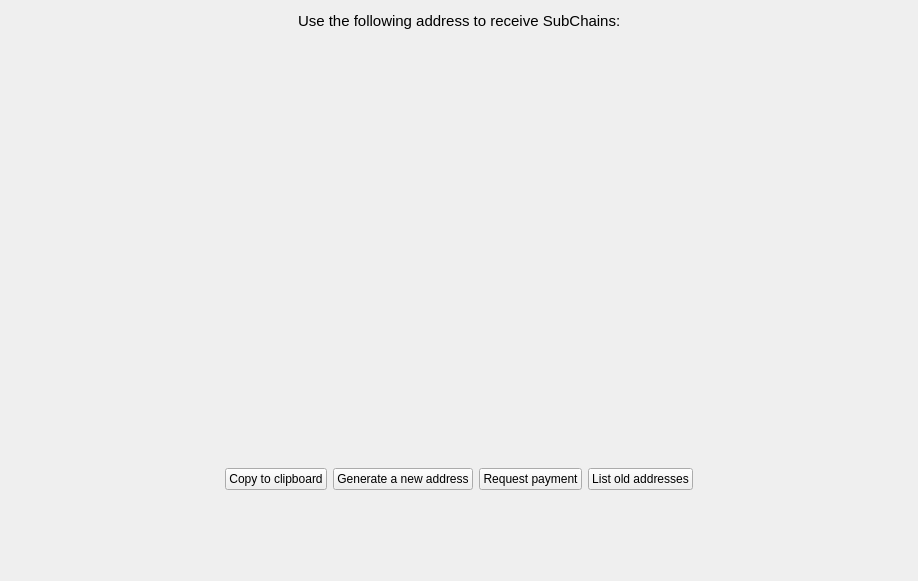
<?xml version="1.0" encoding="UTF-8"?>
<ui version="4.0">
 <class>getAddressToReceive</class>
 <widget class="QWidget" name="getAddressToReceive">
  <property name="windowModality">
   <enum>Qt::NonModal</enum>
  </property>
  <property name="geometry">
   <rect>
    <x>0</x>
    <y>0</y>
    <width>918</width>
    <height>581</height>
   </rect>
  </property>
  <property name="sizePolicy">
   <sizepolicy hsizetype="MinimumExpanding" vsizetype="MinimumExpanding">
    <horstretch>0</horstretch>
    <verstretch>0</verstretch>
   </sizepolicy>
  </property>
  <property name="windowTitle">
   <string>Form</string>
  </property>
  <layout class="QGridLayout" name="gridLayout">
   <item row="0" column="0">
    <layout class="QVBoxLayout" name="verticalLayout">
     <property name="sizeConstraint">
      <enum>QLayout::SetNoConstraint</enum>
     </property>
     <item>
      <layout class="QHBoxLayout" name="horizontalLayout">
       <item>
        <spacer name="horizontalSpacer">
         <property name="orientation">
          <enum>Qt::Horizontal</enum>
         </property>
         <property name="sizeHint" stdset="0">
          <size>
           <width>40</width>
           <height>20</height>
          </size>
         </property>
        </spacer>
       </item>
       <item>
        <widget class="QLabel" name="label">
         <property name="font">
          <font>
           <pointsize>11</pointsize>
          </font>
         </property>
         <property name="text">
          <string>Use the following address to receive SubChains:</string>
         </property>
        </widget>
       </item>
       <item>
        <spacer name="horizontalSpacer_2">
         <property name="orientation">
          <enum>Qt::Horizontal</enum>
         </property>
         <property name="sizeHint" stdset="0">
          <size>
           <width>40</width>
           <height>20</height>
          </size>
         </property>
        </spacer>
       </item>
      </layout>
     </item>
     <item>
      <spacer name="verticalSpacer">
       <property name="orientation">
        <enum>Qt::Vertical</enum>
       </property>
       <property name="sizeType">
        <enum>QSizePolicy::Maximum</enum>
       </property>
       <property name="sizeHint" stdset="0">
        <size>
         <width>20</width>
         <height>40</height>
        </size>
       </property>
      </spacer>
     </item>
     <item>
      <spacer name="verticalSpacer_2">
       <property name="orientation">
        <enum>Qt::Vertical</enum>
       </property>
       <property name="sizeHint" stdset="0">
        <size>
         <width>20</width>
         <height>40</height>
        </size>
       </property>
      </spacer>
     </item>
     <item>
      <layout class="QHBoxLayout" name="horizontalLayout_8">
       <item>
        <spacer name="horizontalSpacer_4">
         <property name="orientation">
          <enum>Qt::Horizontal</enum>
         </property>
         <property name="sizeHint" stdset="0">
          <size>
           <width>40</width>
           <height>20</height>
          </size>
         </property>
        </spacer>
       </item>
       <item>
        <layout class="QHBoxLayout" name="horizontalLayout_2">
         <item>
          <spacer name="horizontalSpacer_16">
           <property name="orientation">
            <enum>Qt::Horizontal</enum>
           </property>
           <property name="sizeHint" stdset="0">
            <size>
             <width>40</width>
             <height>20</height>
            </size>
           </property>
          </spacer>
         </item>
         <item>
          <layout class="QVBoxLayout" name="verticalLayout_3">
           <item>
            <widget class="QRImageWidget" name="lblQRCode">
             <property name="sizePolicy">
              <sizepolicy hsizetype="Expanding" vsizetype="Fixed">
               <horstretch>0</horstretch>
               <verstretch>0</verstretch>
              </sizepolicy>
             </property>
             <property name="minimumSize">
              <size>
               <width>300</width>
               <height>320</height>
              </size>
             </property>
             <property name="toolTip">
              <string>QR Code</string>
             </property>
             <property name="styleSheet">
              <string notr="true"/>
             </property>
             <property name="textFormat">
              <enum>Qt::PlainText</enum>
             </property>
             <property name="alignment">
              <set>Qt::AlignCenter</set>
             </property>
             <property name="wordWrap">
              <bool>true</bool>
             </property>
            </widget>
           </item>
          </layout>
         </item>
         <item>
          <spacer name="horizontalSpacer_15">
           <property name="orientation">
            <enum>Qt::Horizontal</enum>
           </property>
           <property name="sizeHint" stdset="0">
            <size>
             <width>40</width>
             <height>20</height>
            </size>
           </property>
          </spacer>
         </item>
        </layout>
       </item>
       <item>
        <spacer name="horizontalSpacer_3">
         <property name="orientation">
          <enum>Qt::Horizontal</enum>
         </property>
         <property name="sizeHint" stdset="0">
          <size>
           <width>40</width>
           <height>20</height>
          </size>
         </property>
        </spacer>
       </item>
      </layout>
     </item>
     <item>
      <spacer name="verticalSpacer_3">
       <property name="orientation">
        <enum>Qt::Vertical</enum>
       </property>
       <property name="sizeHint" stdset="0">
        <size>
         <width>20</width>
         <height>40</height>
        </size>
       </property>
      </spacer>
     </item>
     <item>
      <layout class="QHBoxLayout" name="horizontalLayout_7">
       <item>
        <spacer name="horizontalSpacer_13">
         <property name="orientation">
          <enum>Qt::Horizontal</enum>
         </property>
         <property name="sizeHint" stdset="0">
          <size>
           <width>40</width>
           <height>20</height>
          </size>
         </property>
        </spacer>
       </item>
       <item>
        <widget class="QPushButton" name="copyClipboardButton">
         <property name="text">
          <string>Copy to clipboard</string>
         </property>
        </widget>
       </item>
       <item>
        <widget class="QPushButton" name="newAddressButton">
         <property name="text">
          <string>Generate a new address</string>
         </property>
        </widget>
       </item>
       <item>
        <widget class="QPushButton" name="requestPaymentButton">
         <property name="text">
          <string>Request payment</string>
         </property>
        </widget>
       </item>
       <item>
        <widget class="QPushButton" name="requestNewAddressButton">
         <property name="text">
          <string>List old addresses</string>
         </property>
        </widget>
       </item>
       <item>
        <spacer name="horizontalSpacer_14">
         <property name="orientation">
          <enum>Qt::Horizontal</enum>
         </property>
         <property name="sizeHint" stdset="0">
          <size>
           <width>40</width>
           <height>20</height>
          </size>
         </property>
        </spacer>
       </item>
      </layout>
     </item>
     <item>
      <spacer name="verticalSpacer_4">
       <property name="orientation">
        <enum>Qt::Vertical</enum>
       </property>
       <property name="sizeType">
        <enum>QSizePolicy::MinimumExpanding</enum>
       </property>
       <property name="sizeHint" stdset="0">
        <size>
         <width>20</width>
         <height>80</height>
        </size>
       </property>
      </spacer>
     </item>
    </layout>
   </item>
  </layout>
 </widget>
 <customwidgets>
  <customwidget>
   <class>QRImageWidget</class>
   <extends>QLabel</extends>
   <header>receiverequestdialog.h</header>
  </customwidget>
 </customwidgets>
 <resources/>
 <connections/>
</ui>
